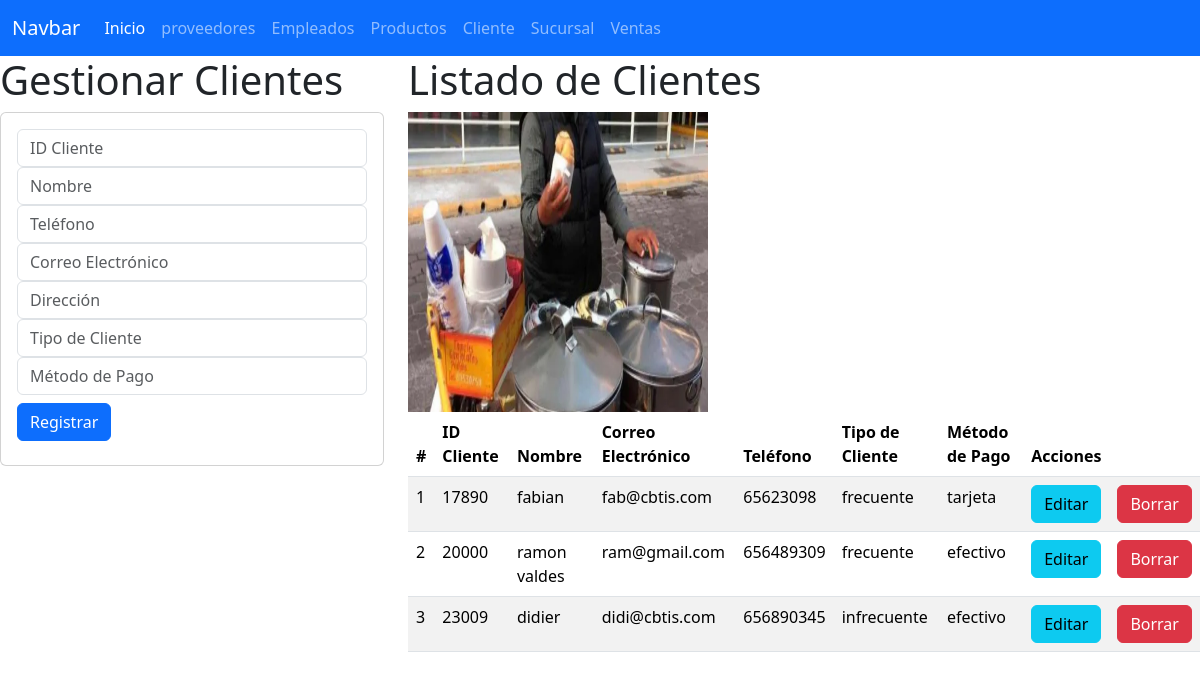
/gestionarCliente, run on the app's committed database.
### Cliente_app/models.py (models this page shows, shortened)
class Cliente(models.Model):
    id_cliente = models.IntegerField(primary_key=True)
    nombre = models.CharField(max_length=100)
    direccion = models.CharField(max_length=100)  # Corregido
    correo_electronico = models.EmailField(max_length=254)
    telefono = models.CharField(max_length=15)  # Cambiado a CharField
    tipo_cliente = models.CharField(max_length=100)
    metodo_de_pago = models.CharField(max_length=100)

### Cliente_app/views.py (the view)
# urls.py: path('gestionarCliente', views.gestionarCliente, name='gestionarCliente'),
def gestionarCliente(request):
    misclientes = Cliente.objects.all()
    return render(request, 'gestionarCliente.html', {'misclientes': misclientes})

### Cliente_app/templates/gestionarCliente.html (shortened to what this page needs)
{% extends "base.html" %}
{% load static %}
{% block cuerpo %}
<div class="row">
    <div class="col-sm-12 col-md-4 col-lg-4 col-xl-4">
        <h1>Gestionar Clientes</h1>
        <div class="card">
            <div class="card-body">
                <form action="{% url 'registrarCliente' %}" method="POST">
                    <div class="form-group">
                        <input type="text" id="txtid_cliente" name="txtid_cliente" class="form-control" placeholder="ID Cliente" maxlength="6" required>
                    </div>
                    <div class="form-group">
                        <input type="text" id="txtnombre" name="txtnombre" class="form-control" placeholder="Nombre" maxlength="100" required>
                    </div>
                    <div class="form-group">
                        <input type="text" id="numtelefono" name="numtelefono" class="form-control" placeholder="Teléfono" maxlength="15" required>
                    </div>
                    <div class="form-group">
                        <input type="email" id="txtemail" name="txtemail" class="form-control" placeholder="Correo Electrónico" maxlength="254" required>
                    </div>
                    <div class="form-group">
                        <input type="text" id="txtdireccion" name="txtdireccion" class="form-control" placeholder="Dirección" maxlength="100" required>
                    </div>
                    <div class="form-group">
                        <input type="text" id="txttipo_cliente" name="txttipo_cliente" class="form-control" placeholder="Tipo de Cliente" maxlength="100" required>
                    </div>
                    <div class="form-group">
                        <input type="text" id="txtmetodo_pago" name="txtmetodo_pago" class="form-control" placeholder="Método de Pago" maxlength="100" required>
                    </div>
                    <div class="form-group py-2">
                        <button type="submit" class="btn btn-primary">Registrar</button>
                    </div>
                </form>
            </div>
        </div>
    </div>
    <div class="col-sm-12 col-md-4 col-lg-8 col-xl-8">
        <h1>Listado de Clientes</h1>
        <img src="{% static "img/local.jpg" %}" alt="alexis" width="300" height="300">
        <div class="table-responsive">
            <table class="table table-striped">
                <thead>
                    <tr>
                        <th scope="col">#</th>
                        <th scope="col">ID Cliente</th>
                        <th scope="col">Nombre</th>
                        <th scope="col">Correo Electrónico</th>
                        <th scope="col">Teléfono</th>
                        <th scope="col">Tipo de Cliente</th>
                        <th scope="col">Método de Pago</th>
                        <th colspan="2">Acciones</th>
                    </tr>
                </thead>
                <tbody>
                    {% for cliente in misclientes %}
                    <tr>
                        <td>{{ forloop.counter }}</td>
                        <td>{{ cliente.id_cliente }}</td>
                        <td>{{ cliente.nombre }}</td>
                        <td>{{ cliente.correo_electronico }}</td>
                        <td>{{ cliente.telefono }}</td>
                        <td>{{ cliente.tipo_cliente }}</td>
                        <td>{{ cliente.metodo_de_pago }}</td>
                        <td><a href="{% url 'editarCliente' cliente.id_cliente %}" class="btn btn-info">Editar</a></td>
                        <td><a href="{% url 'borrarCliente' cliente.id_cliente %}" class="btn btn-danger">Borrar</a></td>
                    </tr>
                    {% endfor %}
                </tbody>
            </table>
        </div>
    </div>
</div>
{% endblock %}

### data on the page
Cliente: id_cliente "17890", nombre "fabian", correo_electronico "fab@cbtis.com", telefono "65623098", tipo_cliente "frecuente", metodo_de_pago "tarjeta"
Cliente: id_cliente "20000", nombre "ramon valdes", correo_electronico "ram@gmail.com", telefono "656489309", tipo_cliente "frecuente", metodo_de_pago "efectivo"
Cliente: id_cliente "23009", nombre "didier", correo_electronico "didi@cbtis.com", telefono "656890345", tipo_cliente "infrecuente", metodo_de_pago "efectivo"
